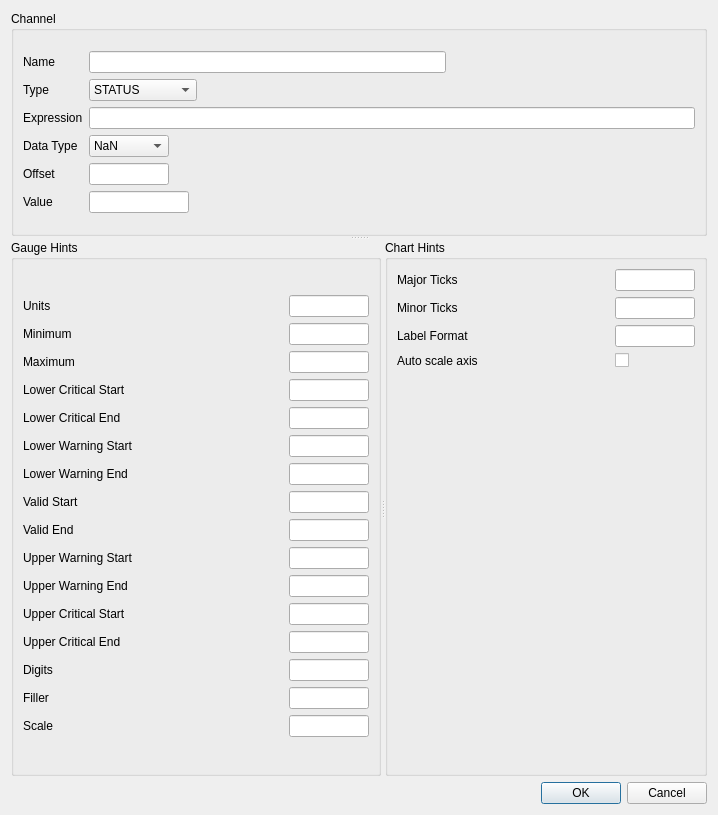
<?xml version="1.0" encoding="UTF-8"?>
<ui version="4.0">
 <class>DChannelEditDialog</class>
 <widget class="QDialog" name="DChannelEditDialog">
  <property name="geometry">
   <rect>
    <x>0</x>
    <y>0</y>
    <width>718</width>
    <height>815</height>
   </rect>
  </property>
  <property name="windowTitle">
   <string>Dialog</string>
  </property>
  <layout class="QVBoxLayout" name="verticalLayout_3">
   <item>
    <widget class="QSplitter" name="splitter_2">
     <property name="orientation">
      <enum>Qt::Vertical</enum>
     </property>
     <widget class="QGroupBox" name="groupBox_2">
      <property name="title">
       <string>Channel</string>
      </property>
      <layout class="QVBoxLayout" name="verticalLayout_2">
       <item>
        <layout class="QGridLayout" name="gridLayout_3" columnstretch="0,0,0,0">
         <property name="spacing">
          <number>6</number>
         </property>
         <item row="4" column="1">
          <widget class="QLineEdit" name="offset">
           <property name="maximumSize">
            <size>
             <width>80</width>
             <height>16777215</height>
            </size>
           </property>
          </widget>
         </item>
         <item row="1" column="3">
          <spacer name="horizontalSpacer">
           <property name="orientation">
            <enum>Qt::Horizontal</enum>
           </property>
           <property name="sizeHint" stdset="0">
            <size>
             <width>40</width>
             <height>20</height>
            </size>
           </property>
          </spacer>
         </item>
         <item row="1" column="1">
          <widget class="QComboBox" name="type">
           <property name="minimumSize">
            <size>
             <width>0</width>
             <height>0</height>
            </size>
           </property>
           <property name="maximumSize">
            <size>
             <width>120</width>
             <height>16777215</height>
            </size>
           </property>
           <item>
            <property name="text">
             <string>STATUS</string>
            </property>
           </item>
           <item>
            <property name="text">
             <string>APPLICATION</string>
            </property>
           </item>
           <item>
            <property name="text">
             <string>CONSTANT</string>
            </property>
           </item>
           <item>
            <property name="text">
             <string>USER</string>
            </property>
           </item>
          </widget>
         </item>
         <item row="4" column="0">
          <widget class="QLabel" name="label_20">
           <property name="text">
            <string>Offset</string>
           </property>
          </widget>
         </item>
         <item row="1" column="2">
          <spacer name="horizontalSpacer_2">
           <property name="orientation">
            <enum>Qt::Horizontal</enum>
           </property>
           <property name="sizeHint" stdset="0">
            <size>
             <width>40</width>
             <height>20</height>
            </size>
           </property>
          </spacer>
         </item>
         <item row="2" column="0">
          <widget class="QLabel" name="label_5">
           <property name="text">
            <string>Expression</string>
           </property>
          </widget>
         </item>
         <item row="0" column="1" colspan="2">
          <widget class="QLineEdit" name="name"/>
         </item>
         <item row="1" column="0">
          <widget class="QLabel" name="label">
           <property name="text">
            <string>Type</string>
           </property>
          </widget>
         </item>
         <item row="3" column="0">
          <widget class="QLabel" name="label_2">
           <property name="text">
            <string>Data Type</string>
           </property>
          </widget>
         </item>
         <item row="5" column="0">
          <widget class="QLabel" name="label_22">
           <property name="text">
            <string>Value</string>
           </property>
          </widget>
         </item>
         <item row="5" column="1">
          <widget class="QLineEdit" name="value">
           <property name="maximumSize">
            <size>
             <width>100</width>
             <height>16777215</height>
            </size>
           </property>
          </widget>
         </item>
         <item row="0" column="0">
          <widget class="QLabel" name="label_21">
           <property name="text">
            <string>Name</string>
           </property>
          </widget>
         </item>
         <item row="2" column="1" colspan="3">
          <widget class="QLineEdit" name="expression"/>
         </item>
         <item row="3" column="1">
          <widget class="QComboBox" name="dataType">
           <property name="maximumSize">
            <size>
             <width>80</width>
             <height>16777215</height>
            </size>
           </property>
           <item>
            <property name="text">
             <string>NaN</string>
            </property>
           </item>
           <item>
            <property name="text">
             <string>UINT8</string>
            </property>
           </item>
           <item>
            <property name="text">
             <string>INT8</string>
            </property>
           </item>
           <item>
            <property name="text">
             <string>UINT16</string>
            </property>
           </item>
           <item>
            <property name="text">
             <string>INT16</string>
            </property>
           </item>
           <item>
            <property name="text">
             <string>UINT32</string>
            </property>
           </item>
           <item>
            <property name="text">
             <string>INT32</string>
            </property>
           </item>
          </widget>
         </item>
        </layout>
       </item>
      </layout>
     </widget>
     <widget class="QSplitter" name="splitter">
      <property name="orientation">
       <enum>Qt::Horizontal</enum>
      </property>
      <widget class="QGroupBox" name="groupBox">
       <property name="title">
        <string>Gauge Hints</string>
       </property>
       <layout class="QVBoxLayout" name="verticalLayout">
        <item>
         <layout class="QGridLayout" name="gridLayout">
          <item row="1" column="0">
           <widget class="QLabel" name="label_3">
            <property name="text">
             <string>Minimum</string>
            </property>
           </widget>
          </item>
          <item row="11" column="1">
           <widget class="QLineEdit" name="upperCriticalStart">
            <property name="maximumSize">
             <size>
              <width>80</width>
              <height>16777215</height>
             </size>
            </property>
           </widget>
          </item>
          <item row="10" column="1">
           <widget class="QLineEdit" name="upperWarningEnd">
            <property name="maximumSize">
             <size>
              <width>80</width>
              <height>16777215</height>
             </size>
            </property>
           </widget>
          </item>
          <item row="2" column="0">
           <widget class="QLabel" name="label_4">
            <property name="text">
             <string>Maximum</string>
            </property>
           </widget>
          </item>
          <item row="4" column="0">
           <widget class="QLabel" name="label_7">
            <property name="text">
             <string>Lower Critical End</string>
            </property>
           </widget>
          </item>
          <item row="4" column="1">
           <widget class="QLineEdit" name="lowerCriticalEnd">
            <property name="maximumSize">
             <size>
              <width>80</width>
              <height>16777215</height>
             </size>
            </property>
           </widget>
          </item>
          <item row="12" column="1">
           <widget class="QLineEdit" name="upperCriticalEnd">
            <property name="maximumSize">
             <size>
              <width>80</width>
              <height>16777215</height>
             </size>
            </property>
           </widget>
          </item>
          <item row="13" column="0">
           <widget class="QLabel" name="label_16">
            <property name="text">
             <string>Digits</string>
            </property>
           </widget>
          </item>
          <item row="3" column="0">
           <widget class="QLabel" name="label_6">
            <property name="text">
             <string>Lower Critical Start</string>
            </property>
           </widget>
          </item>
          <item row="15" column="0">
           <widget class="QLabel" name="label_19">
            <property name="text">
             <string>Scale</string>
            </property>
           </widget>
          </item>
          <item row="5" column="1">
           <widget class="QLineEdit" name="lowerWarningStart">
            <property name="maximumSize">
             <size>
              <width>80</width>
              <height>16777215</height>
             </size>
            </property>
           </widget>
          </item>
          <item row="6" column="1">
           <widget class="QLineEdit" name="lowerWarningEnd">
            <property name="maximumSize">
             <size>
              <width>80</width>
              <height>16777215</height>
             </size>
            </property>
           </widget>
          </item>
          <item row="9" column="0">
           <widget class="QLabel" name="label_12">
            <property name="text">
             <string>Upper Warning Start</string>
            </property>
           </widget>
          </item>
          <item row="9" column="1">
           <widget class="QLineEdit" name="upperWarningStart">
            <property name="maximumSize">
             <size>
              <width>80</width>
              <height>16777215</height>
             </size>
            </property>
           </widget>
          </item>
          <item row="7" column="0">
           <widget class="QLabel" name="label_10">
            <property name="text">
             <string>Valid Start</string>
            </property>
           </widget>
          </item>
          <item row="6" column="0">
           <widget class="QLabel" name="label_9">
            <property name="text">
             <string>Lower Warning End</string>
            </property>
           </widget>
          </item>
          <item row="10" column="0">
           <widget class="QLabel" name="label_13">
            <property name="text">
             <string>Upper Warning End</string>
            </property>
           </widget>
          </item>
          <item row="0" column="0">
           <widget class="QLabel" name="label_18">
            <property name="text">
             <string>Units</string>
            </property>
           </widget>
          </item>
          <item row="15" column="1">
           <widget class="QLineEdit" name="scale">
            <property name="maximumSize">
             <size>
              <width>80</width>
              <height>16777215</height>
             </size>
            </property>
           </widget>
          </item>
          <item row="11" column="0">
           <widget class="QLabel" name="label_14">
            <property name="text">
             <string>Upper Critical Start</string>
            </property>
           </widget>
          </item>
          <item row="8" column="0">
           <widget class="QLabel" name="label_11">
            <property name="text">
             <string>Valid End</string>
            </property>
           </widget>
          </item>
          <item row="14" column="1">
           <widget class="QLineEdit" name="filler">
            <property name="maximumSize">
             <size>
              <width>80</width>
              <height>16777215</height>
             </size>
            </property>
           </widget>
          </item>
          <item row="14" column="0">
           <widget class="QLabel" name="label_17">
            <property name="text">
             <string>Filler</string>
            </property>
           </widget>
          </item>
          <item row="7" column="1">
           <widget class="QLineEdit" name="validStart">
            <property name="maximumSize">
             <size>
              <width>80</width>
              <height>16777215</height>
             </size>
            </property>
           </widget>
          </item>
          <item row="13" column="1">
           <widget class="QLineEdit" name="digits">
            <property name="maximumSize">
             <size>
              <width>80</width>
              <height>16777215</height>
             </size>
            </property>
           </widget>
          </item>
          <item row="8" column="1">
           <widget class="QLineEdit" name="validEnd">
            <property name="maximumSize">
             <size>
              <width>80</width>
              <height>16777215</height>
             </size>
            </property>
           </widget>
          </item>
          <item row="0" column="1">
           <widget class="QLineEdit" name="units">
            <property name="maximumSize">
             <size>
              <width>80</width>
              <height>16777215</height>
             </size>
            </property>
           </widget>
          </item>
          <item row="12" column="0">
           <widget class="QLabel" name="label_15">
            <property name="text">
             <string>Upper Critical End</string>
            </property>
           </widget>
          </item>
          <item row="1" column="1">
           <widget class="QLineEdit" name="minimum">
            <property name="maximumSize">
             <size>
              <width>80</width>
              <height>16777215</height>
             </size>
            </property>
           </widget>
          </item>
          <item row="5" column="0">
           <widget class="QLabel" name="label_8">
            <property name="text">
             <string>Lower Warning Start</string>
            </property>
           </widget>
          </item>
          <item row="3" column="1">
           <widget class="QLineEdit" name="lowerCriticalStart">
            <property name="maximumSize">
             <size>
              <width>80</width>
              <height>16777215</height>
             </size>
            </property>
           </widget>
          </item>
          <item row="2" column="1">
           <widget class="QLineEdit" name="maximum">
            <property name="maximumSize">
             <size>
              <width>80</width>
              <height>16777215</height>
             </size>
            </property>
           </widget>
          </item>
         </layout>
        </item>
       </layout>
      </widget>
      <widget class="QGroupBox" name="groupBox_3">
       <property name="title">
        <string>Chart Hints</string>
       </property>
       <layout class="QVBoxLayout" name="verticalLayout_4">
        <item>
         <layout class="QGridLayout" name="gridLayout_2">
          <item row="3" column="0">
           <widget class="QLabel" name="label_26">
            <property name="text">
             <string>Auto scale axis</string>
            </property>
           </widget>
          </item>
          <item row="2" column="0">
           <widget class="QLabel" name="label_25">
            <property name="text">
             <string>Label Format</string>
            </property>
           </widget>
          </item>
          <item row="0" column="1">
           <widget class="QLineEdit" name="majorTicks">
            <property name="maximumSize">
             <size>
              <width>80</width>
              <height>16777215</height>
             </size>
            </property>
           </widget>
          </item>
          <item row="3" column="1">
           <widget class="QCheckBox" name="autoScaleAxis">
            <property name="maximumSize">
             <size>
              <width>20</width>
              <height>16777215</height>
             </size>
            </property>
            <property name="text">
             <string/>
            </property>
           </widget>
          </item>
          <item row="2" column="1">
           <widget class="QLineEdit" name="labelFormat">
            <property name="maximumSize">
             <size>
              <width>80</width>
              <height>16777215</height>
             </size>
            </property>
           </widget>
          </item>
          <item row="0" column="0">
           <widget class="QLabel" name="label_23">
            <property name="text">
             <string>Major Ticks</string>
            </property>
           </widget>
          </item>
          <item row="1" column="0">
           <widget class="QLabel" name="label_24">
            <property name="text">
             <string>Minor Ticks</string>
            </property>
           </widget>
          </item>
          <item row="1" column="1">
           <widget class="QLineEdit" name="minorTicks">
            <property name="maximumSize">
             <size>
              <width>80</width>
              <height>16777215</height>
             </size>
            </property>
           </widget>
          </item>
         </layout>
        </item>
        <item>
         <spacer name="verticalSpacer">
          <property name="orientation">
           <enum>Qt::Vertical</enum>
          </property>
          <property name="sizeHint" stdset="0">
           <size>
            <width>20</width>
            <height>40</height>
           </size>
          </property>
         </spacer>
        </item>
       </layout>
      </widget>
     </widget>
    </widget>
   </item>
   <item>
    <widget class="QDialogButtonBox" name="buttonBox">
     <property name="orientation">
      <enum>Qt::Horizontal</enum>
     </property>
     <property name="standardButtons">
      <set>QDialogButtonBox::Cancel|QDialogButtonBox::Ok</set>
     </property>
    </widget>
   </item>
  </layout>
 </widget>
 <tabstops>
  <tabstop>name</tabstop>
  <tabstop>type</tabstop>
  <tabstop>expression</tabstop>
  <tabstop>dataType</tabstop>
  <tabstop>offset</tabstop>
  <tabstop>value</tabstop>
  <tabstop>minimum</tabstop>
  <tabstop>maximum</tabstop>
  <tabstop>lowerCriticalStart</tabstop>
  <tabstop>lowerCriticalEnd</tabstop>
  <tabstop>lowerWarningStart</tabstop>
  <tabstop>lowerWarningEnd</tabstop>
  <tabstop>validStart</tabstop>
  <tabstop>validEnd</tabstop>
  <tabstop>upperWarningStart</tabstop>
  <tabstop>upperWarningEnd</tabstop>
  <tabstop>upperCriticalStart</tabstop>
  <tabstop>upperCriticalEnd</tabstop>
  <tabstop>digits</tabstop>
  <tabstop>filler</tabstop>
  <tabstop>scale</tabstop>
 </tabstops>
 <resources/>
 <connections>
  <connection>
   <sender>buttonBox</sender>
   <signal>accepted()</signal>
   <receiver>DChannelEditDialog</receiver>
   <slot>accept()</slot>
   <hints>
    <hint type="sourcelabel">
     <x>248</x>
     <y>254</y>
    </hint>
    <hint type="destinationlabel">
     <x>157</x>
     <y>274</y>
    </hint>
   </hints>
  </connection>
  <connection>
   <sender>buttonBox</sender>
   <signal>rejected()</signal>
   <receiver>DChannelEditDialog</receiver>
   <slot>reject()</slot>
   <hints>
    <hint type="sourcelabel">
     <x>316</x>
     <y>260</y>
    </hint>
    <hint type="destinationlabel">
     <x>286</x>
     <y>274</y>
    </hint>
   </hints>
  </connection>
 </connections>
</ui>
